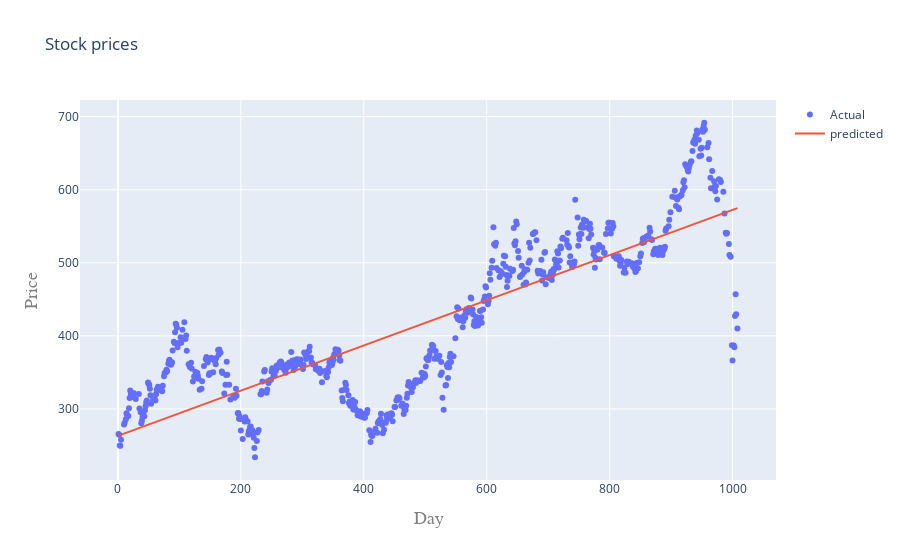

The notebook cell this image was saved under:
### Code cell
iplot(plot2)

### Figure 1 — Plotly figure (JSON) as saved in the notebook; plotly's stock layout.template omitted (floating-point values rounded to 4 significant figures; data arrays with more than 128 entries replaced by an {"elided": "..."} marker saying what was removed)
{"data": [{"mode": "markers", "name": "Actual", "x": {"elided": "706 int values"}, "y": {"elided": "706 float values"}, "type": "scatter"}, {"mode": "lines", "name": "predicted", "x": {"elided": "706 int values"}, "y": {"elided": "706 float values"}, "type": "scatter"}], "layout": {"title": {"text": "Stock prices"}, "xaxis": {"title": {"font": {"color": "#7f7f7f", "family": "Courier New, monospace", "size": 18}, "text": "Day"}}, "yaxis": {"title": {"font": {"color": "#7f7f7f", "family": "Courier New, monospace", "size": 18}, "text": "Price"}}}}
